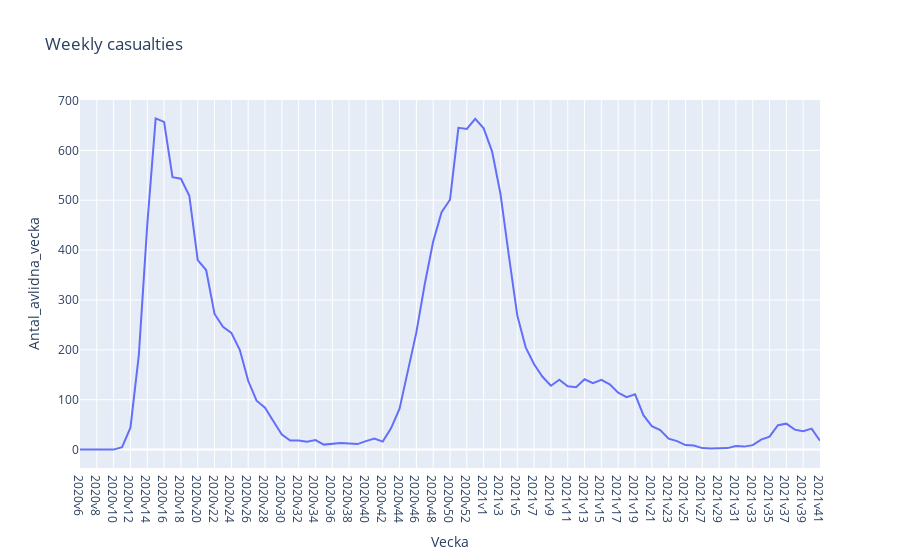

Write notebook code for a chart like this one.
### Code cell
fig_1 = px.line(veckodata_riket, x = "Vecka", y = "Antal_avlidna_vecka", title = "Weekly casualties")
fig_1.show()

### Figure 1 — Plotly figure (JSON) as saved in the notebook; plotly's stock layout.template omitted (floating-point values rounded to 4 significant figures)
{"data": [{"hovertemplate": "Vecka=%{x}<br>Antal_avlidna_vecka=%{y}<extra></extra>", "legendgroup": "", "line": {"color": "#636efa", "dash": "solid"}, "marker": {"symbol": "circle"}, "mode": "lines", "name": "", "orientation": "v", "showlegend": false, "type": "scatter", "x": ["2020v6", "2020v7", "2020v8", "2020v9", "2020v10", "2020v11", "2020v12", "2020v13", "2020v14", "2020v15", "2020v16", "2020v17", "2020v18", "2020v19", "2020v20", "2020v21", "2020v22", "2020v23", "2020v24", "2020v25", "2020v26", "2020v27", "2020v28", "2020v29", "2020v30", "2020v31", "2020v32", "2020v33", "2020v34", "2020v35", "2020v36", "2020v37", "2020v38", "2020v39", "2020v40", "2020v41", "2020v42", "2020v43", "2020v44", "2020v45", "2020v46", "2020v47", "2020v48", "2020v49", "2020v50", "2020v51", "2020v52", "2020v53", "2021v1", "2021v2", "2021v3", "2021v4", "2021v5", "2021v6", "2021v7", "2021v8", "2021v9", "2021v10", "2021v11", "2021v12", "2021v13", "2021v14", "2021v15", "2021v16", "2021v17", "2021v18", "2021v19", "2021v20", "2021v21", "2021v22", "2021v23", "2021v24", "2021v25", "2021v26", "2021v27", "2021v28", "2021v29", "2021v30", "2021v31", "2021v32", "2021v33", "2021v34", "2021v35", "2021v36", "2021v37", "2021v38", "2021v39", "2021v40", "2021v41"], "xaxis": "x", "y": [0, 0, 0, 0, 0, 5, 44, 190, 451, 664, 657, 546, 543, 509, 380, 360, 272, 246, 234, 200, 138, 98, 84, 57, 30, 18, 18, 16, 19, 10, 12, 13, 12, 11, 17, 22, 16, 43, 82, 157, 235, 332, 417, 476, 501, 645, 643, 663, 644, 598, 513, 389, 269, 205, 171, 146, 128, 140, 127, 125, 141, 133, 140, 131, 114, 105, 111, 69, 47, 39, 22, 17, 9, 8, 3, 2, 3, 3, 7, 6, 9, 20, 26, 49, 52, 40, 37, 42, 18], "yaxis": "y"}], "layout": {"legend": {"tracegroupgap": 0}, "title": {"text": "Weekly casualties"}, "xaxis": {"anchor": "y", "domain": [0, 1], "title": {"text": "Vecka"}}, "yaxis": {"anchor": "x", "domain": [0, 1], "title": {"text": "Antal_avlidna_vecka"}}}}
